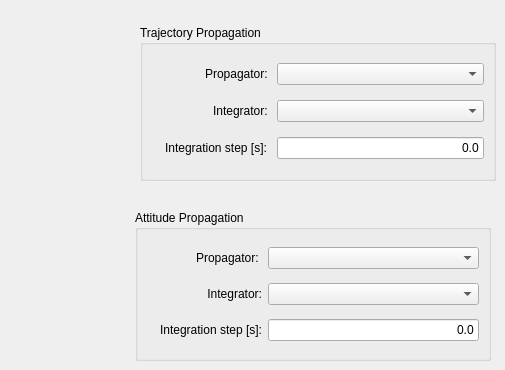
   <widget class="QWidget" name="Propagation">
    <attribute name="title">
     <string>Propagation</string>
    </attribute>
    <widget class="QGroupBox" name="TrajectorypropagationGroupBox">
     <property name="geometry">
      <rect>
       <x>140</x>
       <y>25</y>
       <width>356</width>
       <height>156</height>
      </rect>
     </property>
     <property name="title">
      <string>Trajectory Propagation</string>
     </property>
     <layout class="QHBoxLayout" name="horizontalLayout_16">
      <item>
       <layout class="QGridLayout" name="gridLayout_13">
        <item row="0" column="1">
         <widget class="QLabel" name="PropagatorLabel">
          <property name="text">
           <string>Propagator: </string>
          </property>
          <property name="alignment">
           <set>Qt::AlignRight|Qt::AlignTrailing|Qt::AlignVCenter</set>
          </property>
         </widget>
        </item>
        <item row="0" column="2">
         <widget class="QComboBox" name="PropagatorComboBox">
          <property name="sizeAdjustPolicy">
           <enum>QComboBox::AdjustToContentsOnFirstShow</enum>
          </property>
         </widget>
        </item>
        <item row="1" column="1">
         <widget class="QLabel" name="IntegratorLabel">
          <property name="text">
           <string>Integrator: </string>
          </property>
          <property name="alignment">
           <set>Qt::AlignRight|Qt::AlignTrailing|Qt::AlignVCenter</set>
          </property>
         </widget>
        </item>
        <item row="1" column="2">
         <widget class="QComboBox" name="IntegratorComboBox">
          <property name="sizeAdjustPolicy">
           <enum>QComboBox::AdjustToContentsOnFirstShow</enum>
          </property>
         </widget>
        </item>
        <item row="2" column="1">
         <widget class="QLabel" name="IntStepLabel">
          <property name="text">
           <string>Integration step [s]: </string>
          </property>
         </widget>
        </item>
        <item row="2" column="2">
         <widget class="QLineEdit" name="IntStepEdit">
          <property name="text">
           <string>0.0</string>
          </property>
          <property name="alignment">
           <set>Qt::AlignRight|Qt::AlignTrailing|Qt::AlignVCenter</set>
          </property>
         </widget>
        </item>
        <item row="0" column="0">
         <widget class="QLabel" name="label_16">
          <property name="maximumSize">
           <size>
            <width>32</width>
            <height>32</height>
           </size>
          </property>
          <property name="text">
           <string/>
          </property>
          <property name="pixmap">
           <pixmap resource="../../iconary/sta-icons.qrc">:/icons/CoordinateSystemBody.png</pixmap>
          </property>
          <property name="scaledContents">
           <bool>true</bool>
          </property>
         </widget>
        </item>
       </layout>
      </item>
     </layout>
    </widget>
    <widget class="QGroupBox" name="AttitudepropagationGroupBox">
     <property name="enabled">
      <bool>true</bool>
     </property>
     <property name="geometry">
      <rect>
       <x>135</x>
       <y>210</y>
       <width>356</width>
       <height>151</height>
      </rect>
     </property>
     <property name="toolTip">
      <string>Attitude is not yet enabled...</string>
     </property>
     <property name="title">
      <string>Attitude Propagation</string>
     </property>
     <layout class="QHBoxLayout" name="horizontalLayout_17">
      <item>
       <layout class="QGridLayout" name="gridLayout_14">
        <item row="1" column="1">
         <widget class="QLabel" name="IntegratorL">
          <property name="text">
           <string>Integrator:</string>
          </property>
          <property name="alignment">
           <set>Qt::AlignRight|Qt::AlignTrailing|Qt::AlignVCenter</set>
          </property>
         </widget>
        </item>
        <item row="2" column="1">
         <widget class="QLabel" name="IntStepLabel_2">
          <property name="text">
           <string>Integration step [s]:</string>
          </property>
          <property name="alignment">
           <set>Qt::AlignRight|Qt::AlignTrailing|Qt::AlignVCenter</set>
          </property>
         </widget>
        </item>
        <item row="2" column="2">
         <widget class="QLineEdit" name="IntStepEdit_2">
          <property name="text">
           <string>0.0</string>
          </property>
          <property name="alignment">
           <set>Qt::AlignRight|Qt::AlignTrailing|Qt::AlignVCenter</set>
          </property>
         </widget>
        </item>
        <item row="0" column="1">
         <widget class="QLabel" name="PropagatorLabel_2">
          <property name="text">
           <string>Propagator: </string>
          </property>
          <property name="alignment">
           <set>Qt::AlignRight|Qt::AlignTrailing|Qt::AlignVCenter</set>
          </property>
         </widget>
        </item>
        <item row="0" column="2">
         <widget class="QComboBox" name="PropagatorComboBox_2">
          <property name="sizeAdjustPolicy">
           <enum>QComboBox::AdjustToContentsOnFirstShow</enum>
          </property>
         </widget>
        </item>
        <item row="1" column="2">
         <widget class="QComboBox" name="IntegratorComboBox_3">
          <property name="sizeAdjustPolicy">
           <enum>QComboBox::AdjustToContentsOnFirstShow</enum>
          </property>
         </widget>
        </item>
        <item row="0" column="0">
         <widget class="QLabel" name="label_15">
          <property name="maximumSize">
           <size>
            <width>32</width>
            <height>32</height>
           </size>
          </property>
          <property name="text">
           <string/>
          </property>
          <property name="pixmap">
           <pixmap resource="../../iconary/sta-icons.qrc">:/icons/CoordinateSystem.png</pixmap>
          </property>
          <property name="scaledContents">
           <bool>true</bool>
          </property>
         </widget>
        </item>
       </layout>
      </item>
     </layout>
    </widget>
   </widget>
